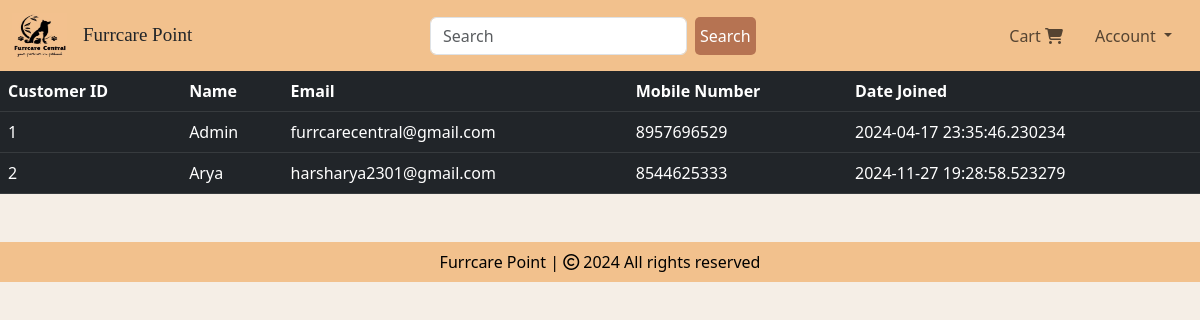
The page /customers (signed in) on the database as committed earlier.
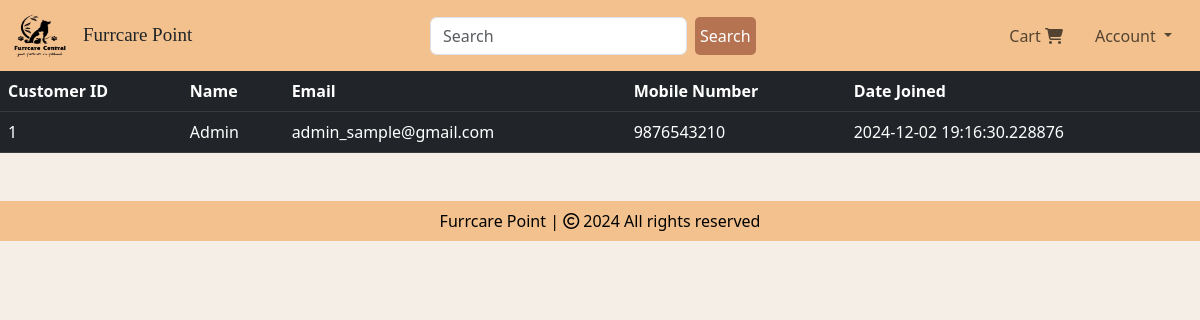
The same page on the database as committed later.
### website/models.py (models this page shows, shortened)
class Customer(db.Model, UserMixin):
    id = db.Column(db.Integer, primary_key=True)
    email = db.Column(db.String(100), unique=True)
    mobile_number=db.Column(db.Integer)
    username = db.Column(db.String(100))
    password_hash = db.Column(db.String(150))
    date_joined = db.Column(db.DateTime(), default=datetime.utcnow)
    cart_items = db.relationship('Cart', backref=db.backref('customer', lazy=True))
    orders = db.relationship('Order', backref=db.backref('customer', lazy=True))
    bookdetails = db.relationship('Bookdetails', backref=db.backref('customer', lazy=True))
    @property
    def password(self):
        raise AttributeError('Password is not a readable Attribute')

### website/admin.py (the view)
@admin.route('/customers')
@login_required
def display_customers():
    if current_user.id == 1:
        customers = Customer.query.all()
        return render_template('customers.html', customers=customers)
    return render_template('404.html')

### website/__init__.py (called while the page is built)
def create_app():
    app = Flask(__name__)
    app.config['SECRET_KEY'] = 'hbnwdvbn ajnbsjn ahe'
    app.config['SQLALCHEMY_DATABASE_URI'] = f'sqlite:///{DB_NAME}'
    db.init_app(app)
    @app.errorhandler(404)
    def page_not_found(error):
        return render_template('404.html')
    login_manager = LoginManager()
    login_manager.init_app(app)
    login_manager.login_view = 'auth.login'
    @login_manager.user_loader
    def load_user(id):
        return Customer.query.get(int(id))
    from .views import views
    from .auth import auth
    from .admin import admin
    from .models import Customer, Cart, Product, Order
    app.register_blueprint(views, url_prefix='/') # localhost:5000/about-us
    app.register_blueprint(auth, url_prefix='/') # localhost:5000/auth/change-password
    app.register_blueprint(admin, url_prefix='/')
    return app

### website/templates/customers.html (shortened to what this page needs)
{% extends 'base.html' %}
{% block body %}
<table class="table table-dark table-hover">
    <thead>
        <tr>
            <th scope="col">Customer ID</th>
            <th scope="col">Name</th>
            <th scope="col">Email</th>
            <th scope="col">Mobile Number</th>
            <th scope="col">Date Joined</th>
        </tr>
    </thead>
    <tbody>
        {% for customer in customers %}
        <tr>
        <td>{{ customer.id }}</td>
        <td>{{ customer.username }}</td>
        <td>{{ customer.email }}</td>
        <td>{{ customer.mobile_number }}</td>
        <td>{{ customer.date_joined }}</td>
        </tr>
        {% endfor %}
    </tbody>
</table>
{% endblock %}

Rows that differ between the two databases and show on the page:
removed Customer: id "2", username "Arya", email "harsharya2301@gmail.com", mobile_number "8544625333", date_joined "2024-11-27 19:28:58.523279"
changed Customer "Admin": email "furrcarecentral@gmail.com" → "admin_sample@gmail.com"; mobile_number "8957696529" → "9876543210"; date_joined "2024-04-17 23:35:46.230234" → "2024-12-02 19:16:30.228876"
